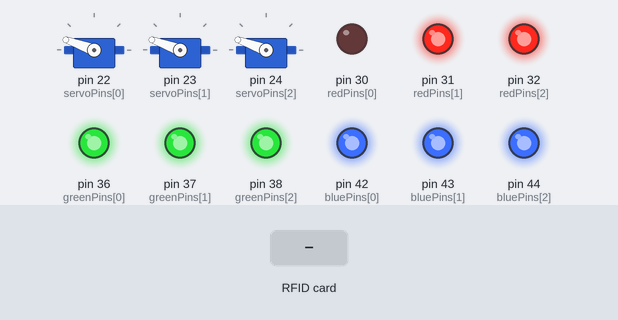
A sketch run on a simulated Arduino Mega 2560, built with avr-gcc and run on an emulated ATmega2560. Shown: 3 × servo, output pins drawn as LEDs (lit = HIGH). Inputs (shaded band) come from the test bench. Random numbers use the default seed unless the sketch sets one; pins used as bus, display or sensor lines are not drawn; what the sketch prints to the serial monitor is not drawn.

Above: at 1.3 s.
1.4 s: RFID card 5E 7A 19 C4 held to the reader
Timing chart, 0 to 4.4 s (numbered marks = the images above; inputs shaded):
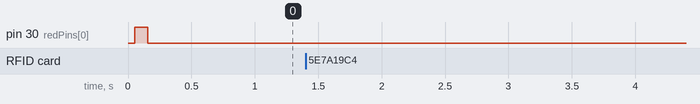

Measured:
- after the input at 1.4 s, every drawn part: stays the same

The sketch:

RFID_exhibit.ino
```cpp
#include <SPI.h>
#include <MFRC522.h>
#include <Servo.h>

#define RST_1_PIN     4
#define RST_2_PIN     10
#define RST_3_PIN     5

#define SS_1_PIN      53
#define SS_2_PIN      13
#define SS_3_PIN      49


#define numGates   3

//uncomment this line if using a Common Anode LED
#define COMMON_ANODE

//define a structure for a color
struct Color{
  int red;
  int green;
  int blue;
};

//set the pins that will be connected to the Arduino for rgb values
int redPins[] = {30, 31, 32};
int greenPins[] = {36, 37, 38};
int bluePins[] = {42, 43, 44};

int servoPins[] = {22, 23, 24};

//initialize a counter to track game progress
int gateNumber = 0;
int colorNumber = 0;

//define the colors that will be used in the game and store them in an array to be randomly sampled
struct Color red = {255, 0, 0};
struct Color green = {0, 255, 0};
struct Color blue = {0, 0, 255};
struct Color purple = {255, 0, 255};

Color colors[4] = {red, green, blue, purple};

//match colors to specific cards by using their UID
byte startTag = 174;
byte redCard = 142;
byte greenCard = 240;
byte blueCard = 112;
byte purpleCard = 144;

byte ssPins[] = {SS_1_PIN, SS_2_PIN, SS_3_PIN};
byte rstPins[] = {RST_1_PIN, RST_2_PIN, RST_3_PIN};

MFRC522 rfid[numGates];   // Create MFRC522 instance.
Servo myServo[numGates];

int randomIndex;
int previousIndex = 100; //arbitrary index to make sure first color is random

void setup()
{
  Serial.begin(9600);
  while (!Serial);

  SPI.begin();        // Init SPI bus

  for (uint8_t reader = 0; reader < numGates; reader++) {
    rfid[reader].PCD_Init(ssPins[reader], rstPins[reader]); // Init each MFRC522 card
    Serial.print(F("Reader "));
    Serial.print(reader);
    Serial.print(F(": "));
    rfid[reader].PCD_DumpVersionToSerial();

    //initialize each LED light
    pinMode(redPins[reader], OUTPUT);
    pinMode(greenPins[reader], OUTPUT);
    pinMode(bluePins[reader], OUTPUT);
    setColor(0, 0, 0, reader);

    //initialize each servo and set them to the closed position
    myServo[reader].attach(servoPins[reader]);
    myServo[reader].write(160);
  }

  randomSeed(analogRead(0));

  gateNumber = 0;
  colorNumber = 0;
}

void loop()
{
  if(gateNumber >= numGates){
    gateNumber = 0;
    colorNumber = 0;
  }

  //randomly select and set color
  randomIndex = random() % 4;
  //pick new colors until it is different from the previous one chosen
  while(randomIndex == previousIndex){
    randomIndex = random() % 4;
  }
  previousIndex = randomIndex;

  Color randColor = colors[randomIndex];
  setColor(randColor.red, randColor.green, randColor.blue, gateNumber);
  // Look for new cards
  Serial.print("Reading gate ");
  Serial.println(gateNumber);
  while(!readRFID(gateNumber));


  //create random variable to represent the correct card value for comparison
  byte myCard;
  //red
  if(randomIndex == 0){
    myCard = redCard;
  }
  //green
  else if(randomIndex == 1){
    myCard = greenCard;
  }
  //blue
  else if(randomIndex == 2){
    myCard = blueCard;
  }
  //purple
  else {
    myCard = purpleCard;
  }

  //store the value of the card that was just scanned
  byte *card = rfid[gateNumber].uid.uidByte;

  //print the value of the scanned card
  Serial.print("Card: ");
  Serial.println(*card);

  //if the card is incorrect, keep scanning
  while(*card != myCard){
    Serial.println("Wrong Card!");
    //one second penalty
    delay(1000);
    Serial.print("Reading gate ");
    Serial.println(gateNumber);

    //wait for a card to be scanned
    while(!readRFID(gateNumber));

    card = rfid[gateNumber].uid.uidByte;
    Serial.print("Card: ");
    Serial.println(*card);
  }

  setColor(0, 0, 0, gateNumber);
  colorNumber++;

  //after 2 colors, move to the next gate
  if(colorNumber == 2){
    openGate();
  }

  delay(1000);

  if(gateNumber >= numGates){
    gameOver();
  }
}

void gameOver(){
  Serial.println("Game Over! Scan the start card at reader 1 to reset.");
  for(int gate = 0; gate < numGates; gate++){
    setColor(0, 0, 0, gate);
    myServo[gate].detach();
  }
  Serial.println("Reading...");
  while(!readRFID(0));

  //store the value of the card that was just scanned
  byte *card = rfid[0].uid.uidByte;

  //print the value of the scanned card
  Serial.print("Card: ");
  Serial.println(*card);

  //if the card is incorrect, keep scanning
  while(*card != startTag){
    Serial.println("Not the Start Tag!");
    Serial.println("Reading...");

    //wait for a card to be scanned
    while(!readRFID(0));

    card = rfid[0].uid.uidByte;
    Serial.print("Card: ");
    Serial.println(*card);
  }
  setup();
}

void setColor(int red, int green, int blue, int gate)
{
  #ifdef COMMON_ANODE
    red = 255 - red;
    green = 255 - green;
    blue = 255 - blue;
  #endif
  analogWrite(redPins[gate], red);
  analogWrite(greenPins[gate], green);
  analogWrite(bluePins[gate], blue);
}

int readRFID(uint8_t gate){

  // Look for new cards
  if ( ! rfid[gate].PICC_IsNewCardPresent())
    return 0;

  // Verify if the NUID has been readed
  if ( ! rfid[gate].PICC_ReadCardSerial())
    return 0;

   rfid[gate].PICC_HaltA(); // Stop reading
   rfid[gate].PCD_StopCrypto1();
   return 1;
}

void openGate(){
    myServo[gateNumber].write(80);
    gateNumber++;
    colorNumber = 0;
}
```
